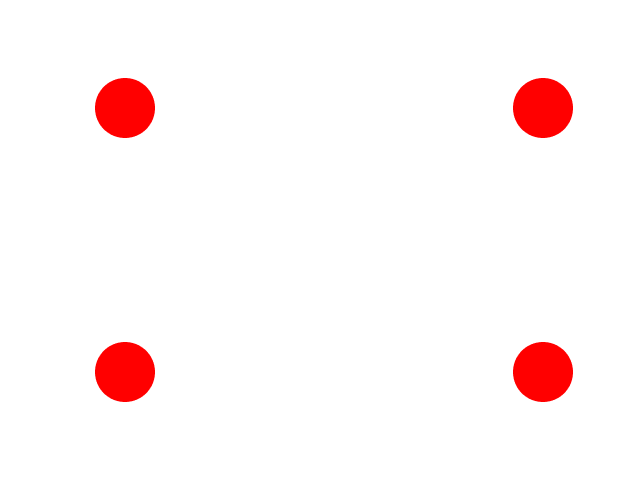
#> input picture test2.png, 640 x 480 px
$ python findpoints.py
#> lines starting #> are read from the running program, lines starting #| are printed output that depends on the picture; after the words box and inside, x2 and y2 are one past the last pixel; in counts of white or black regions, pixels touching at a corner belong together; long printed decimals are rounded
### algos.py
import sys


def dijkstra_algorithm(graph, start_node):
    unvisited_nodes = list(graph.get_nodes())

    shortest_path = {}

    previous_nodes = {}

    max_value = sys.maxsize
    for node in unvisited_nodes:
        shortest_path[node] = max_value
    shortest_path[start_node] = 0

    while unvisited_nodes:
        current_min_node = None
        for node in unvisited_nodes:
            if current_min_node == None:
                current_min_node = node
            elif shortest_path[node] < shortest_path[current_min_node]:
                current_min_node = node

        neighbors = graph.get_outgoing_edges(current_min_node)
        for neighbor in neighbors:
            tentative_value = shortest_path[current_min_node] + graph.value(current_min_node, neighbor)
            if tentative_value < shortest_path[neighbor]:
                shortest_path[neighbor] = tentative_value
                previous_nodes[neighbor] = current_min_node

        unvisited_nodes.remove(current_min_node)

    return previous_nodes, shortest_path


def result(previous_nodes, shortest_path, start_node, target_node):
    path = []
    node = target_node

    while node != start_node:
        path.append(node)
        node = previous_nodes[node]

    path.append(start_node)
    return shortest_path[target_node], path[::-1]


def bresenham_line(x0, y0, x1, y1):
    dx = abs(x1 - x0)
    dy = abs(y1 - y0)
    sx = -1 if x0 > x1 else 1
    sy = -1 if y0 > y1 else 1
    err = dx - dy
    res = []
    while True:
        res.append((x0, y0))
        if x0 == x1 and y0 == y1:
            break
        e2 = 2 * err
        if e2 > -dy:
            err -= dy
            x0 += sx
        if e2 < dx:
            err += dx
            y0 += sy
    return res

### graphclass.py
class Graph(object):
    def __init__(self, nodes, init_graph):
        self.nodes = nodes
        self.graph = self.construct_graph(nodes, init_graph)

    def construct_graph(self, nodes, init_graph):
        graph = {}
        for node in nodes:
            graph[node] = {}

        graph.update(init_graph)

        for node, edges in graph.items():
            for adjacent_node, value in edges.items():
                if graph[adjacent_node].get(node, False) == False:
                    graph[adjacent_node][node] = value

        return graph

    def get_nodes(self):
        return self.nodes

    def get_outgoing_edges(self, node):
        connections = []
        for out_node in self.nodes:
            if self.graph[node].get(out_node, False) != False:
                connections.append(out_node)
        return connections

    def value(self, node1, node2):
        return self.graph[node1][node2]

### findpoints.py
import cv2
import math
import sys
import numpy as np
from graphclass import Graph
from algos import dijkstra_algorithm
from algos import bresenham_line
from algos import result

centers = []
init_graph = {}
mask1 = [0, 35, 40]
filename = "test2.png"
cv2.namedWindow("image")
img = cv2.imread(filename)
#> img is the input picture: shape (480, 640, 3); mean B, G, R 245.6, 245.6, 255
hsv = cv2.cvtColor(img, cv2.COLOR_BGR2HSV)
#> hsv: shape (480, 640, 3); mean H, S, V 0, 9.4, 255
h_min = np.array(mask1, np.uint8)
h_max = np.array((255, 255, 255), np.uint8)
thresh = cv2.inRange(hsv, h_min, h_max)
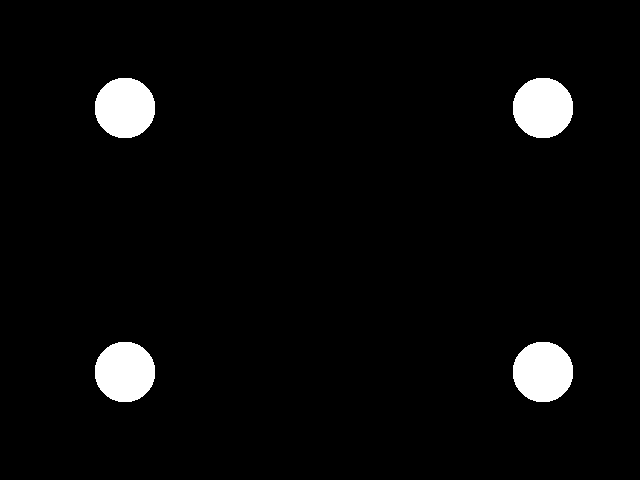
#> thresh: shape (480, 640); 3.7% white; 4 white regions
contours_1, hierarchy = cv2.findContours(thresh, cv2.RETR_TREE, cv2.CHAIN_APPROX_NONE)
#> contours_1 = 4 contours; box (x1, y1, x2, y2) and area: (513, 342, 573, 402) 2791, (95, 342, 155, 402) 2791, (513, 78, 573, 138) 2791, (95, 78, 155, 138) 2791

for i in contours_1:
    M = cv2.moments(i)
    x1 = int(M['m10'] / M['m00'])
    y1 = int(M['m01'] / M['m00'])
    centers.append([x1, y1])
#> this loop made 4 passes
#> (x1, y1) on passes 1 to 4: (542, 371), (124, 371), (542, 107), (124, 107)
#> after the loop, centers = [[542, 371], [124, 371], [542, 107], [124, 107]]

n = len(centers)
#> n = 4
nodes = [--x for x in range(0, n)]
#> nodes = [0, 1, 2, 3]

for i in range(len(centers)):
    cv2.putText(img, f"{i}", (centers[i][0] + 20, centers[i][1] - 20), cv2.FONT_HERSHEY_SIMPLEX, 2, (255, 0, 0), 1)
#> this loop made 4 passes
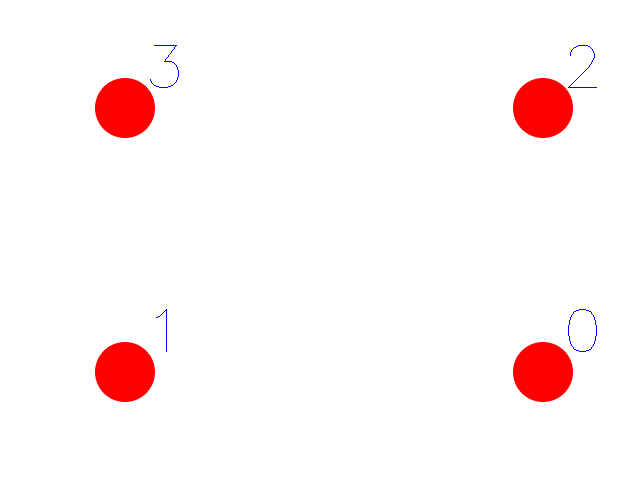
#> img: shape (480, 640, 3); 0.11% of pixels changed, all inside (x1, y1, x2, y2) = (150, 45, 597, 352)

for node in nodes:
    init_graph[node] = {}

for i in range(n):
    for j in range(i + 1, n):
        mat = bresenham_line(centers[i][0], centers[i][1], centers[j][0], centers[j][1])
        for k in mat:
            if img[k[1]][k[0]][0] == 0 and img[k[1]][k[0]][1] == 0 and img[k[1]][k[0]][2] == 0:
                break
        else:
            cv2.line(img, (centers[i][0], centers[i][1]), (centers[j][0], centers[j][1]), (0, 255, 0), 1)

            init_graph[i][j] = math.dist(centers[i], centers[j])
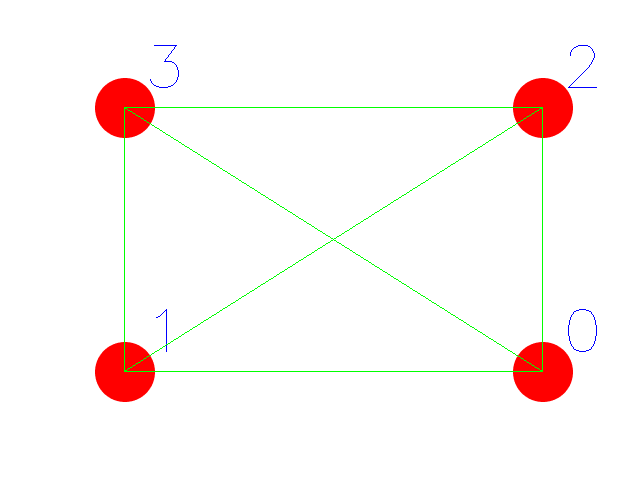
#> img: shape (480, 640, 3); 0.72% of pixels changed, all inside (x1, y1, x2, y2) = (124, 107, 543, 372)
#> after the loop, init_graph = 4 items

graph = Graph(nodes, init_graph)
#> the loop in construct_graph, `for node, edges in graph.items():` made 4 passes
#> edges on passes 1 to 4: {1: 418, 2: 264, 3: 494.4}, {2: 494.4, 3: 264, 0: 418}, {3: 418, 0: 264, 1: 494.4}, {0: 494.4, 1: 264, 2: 418}
previous_nodes, shortest_path = dijkstra_algorithm(graph=graph, start_node=0)
#> after the loop in dijkstra_algorithm, `while unvisited_nodes:`: previous_nodes = {1: 0, 2: 0, 3: 0}; shortest_path = {0: 0, 1: 418, 2: 264, 3: 494.4}; unvisited_nodes = []
#> previous_nodes = {1: 0, 2: 0, 3: 0}; shortest_path = {0: 0, 1: 418, 2: 264, 3: 494.4}

try:
    sum, path = result(previous_nodes, shortest_path, start_node=0, target_node=3)
#> the loop in result, `while node != start_node:` made 1 pass
#> node on pass 1: 0
#> after the loop in result, `while node != start_node:`: path = [3]
#> sum = 494.4; path = [0, 3]
    print(f" Минимальное расстояние: {sum / 100} м", "\n", f"Путь: {path}")
#|  Минимальное расстояние: 4.944 м
#|  Путь: [0, 3]

    for i in range(len(path) - 1):
        cv2.line(img, (centers[path[i]][0], centers[path[i]][1]), (centers[path[i + 1]][0], centers[path[i + 1]][1]),
                 (255, 0, 0), 1)
#> this loop made 1 pass
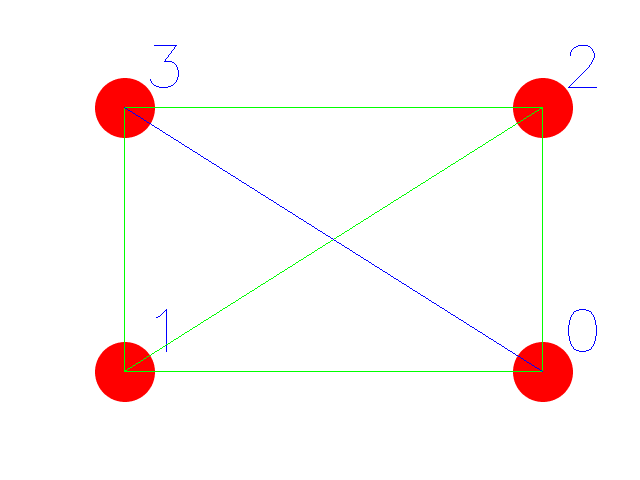
#> img: shape (480, 640, 3); 0.14% of pixels changed, all inside (x1, y1, x2, y2) = (124, 107, 543, 372)
    cv2.imwrite(f"output{filename[-5]}.png", img)
    while cv2.waitKey(1) != 27:
#> (key Esc is pressed here)
        cv2.imshow('image', img)

except KeyError:
    my_file = open(f"output{filename[-5]}", "w+")
    my_file.write("Невозможно")
    print("Невозможно")
    my_file.close()

$ run again, with test3.png copied over test2.png
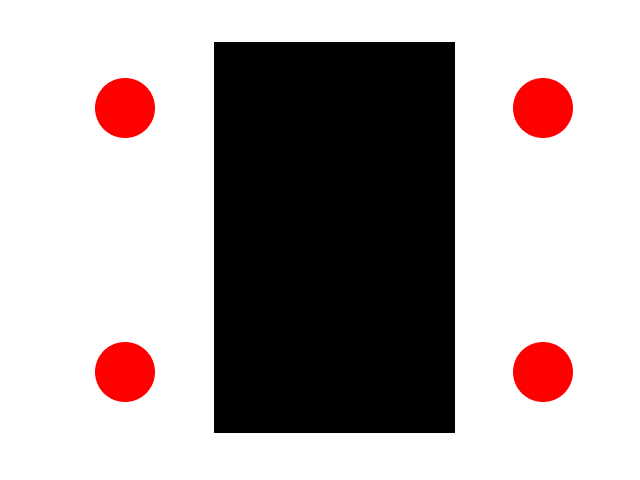
#> input picture test3.png, 640 x 480 px
#> img is the input picture: shape (480, 640, 3); mean B, G, R 167.4, 167.4, 176.8
#> hsv: shape (480, 640, 3); mean H, S, V 0, 9.4, 176.8
#> thresh: shape (480, 640); 3.7% white; 4 white regions
#> contours_1 = 4 contours; box (x1, y1, x2, y2) and area: (513, 342, 573, 402) 2791, (95, 342, 155, 402) 2791, (513, 78, 573, 138) 2791, (95, 78, 155, 138) 2791
#> the loop `for i in contours_1:` made 4 passes
#> (x1, y1) on passes 1 to 4: (542, 371), (124, 371), (542, 107), (124, 107)
#> after the loop `for i in contours_1:`: centers = [[542, 371], [124, 371], [542, 107], [124, 107]]
#> n = 4
#> the loop `for i in range(len(centers)):` made 4 passes
#> after the loop `for i in range(len(centers)):`:
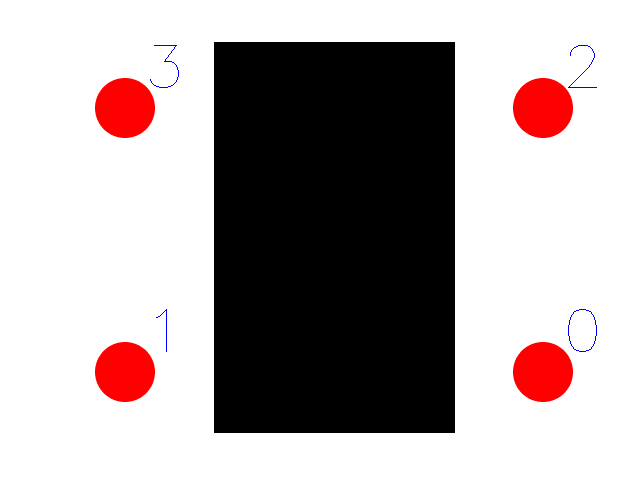
#> img: shape (480, 640, 3); 0.11% of pixels changed, all inside (x1, y1, x2, y2) = (150, 45, 597, 352)
#> after the loop `for i in range(n):`:
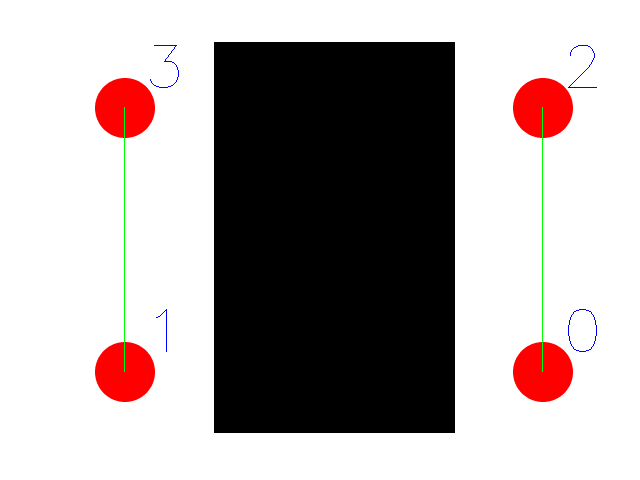
#> img: shape (480, 640, 3); 0.17% of pixels changed, all inside (x1, y1, x2, y2) = (124, 107, 543, 372)
#> after the loop `for i in range(n):`: init_graph = 4 items
#> the loop in construct_graph, `for node, edges in graph.items():` made 4 passes
#> edges on passes 1 to 4: {2: 264}, {3: 264}, {0: 264}, {1: 264}
#> after the loop in dijkstra_algorithm, `while unvisited_nodes:`: previous_nodes = {2: 0}; shortest_path = {0: 0, 1: 9223372036854775807, 2: 264, 3: 9223372036854775807}; unvisited_nodes = []
#> `previous_nodes, shortest_path = dijkstra_algorithm(graph=graph, start_..`: previous_nodes = {2: 0}
#> after the loop in result, `while node != start_node:`: path = [3]

$ run again, with test4.png copied over test2.png
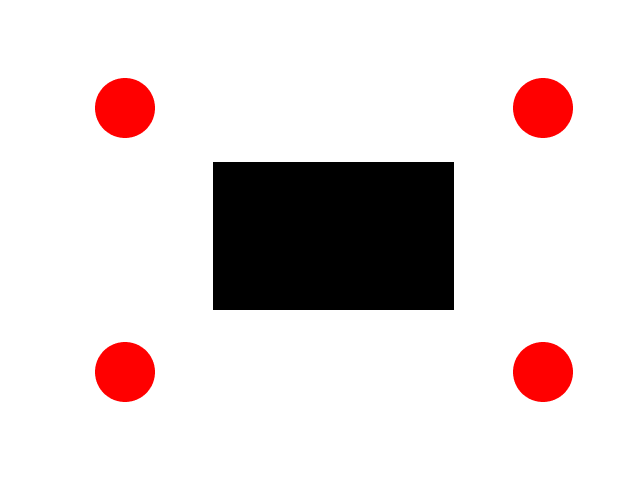
#> input picture test4.png, 640 x 480 px
#> img is the input picture: shape (480, 640, 3); mean B, G, R 216, 216, 225.4
#> hsv: shape (480, 640, 3); mean H, S, V 0, 9.4, 225.4
#> thresh: shape (480, 640); 3.7% white; 4 white regions
#> contours_1 = 4 contours; box (x1, y1, x2, y2) and area: (513, 342, 573, 402) 2791, (95, 342, 155, 402) 2791, (513, 78, 573, 138) 2791, (95, 78, 155, 138) 2791
#> the loop `for i in contours_1:` made 4 passes
#> (x1, y1) on passes 1 to 4: (542, 371), (124, 371), (542, 107), (124, 107)
#> after the loop `for i in contours_1:`: centers = [[542, 371], [124, 371], [542, 107], [124, 107]]
#> n = 4
#> the loop `for i in range(len(centers)):` made 4 passes
#> after the loop `for i in range(n):`:
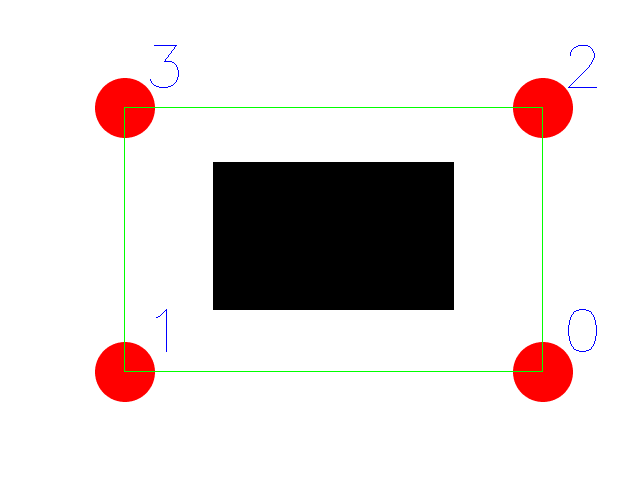
#> img: shape (480, 640, 3); mean B, G, R 215.1, 215.9, 224
#> after the loop `for i in range(n):`: init_graph = 4 items
#> the loop in construct_graph, `for node, edges in graph.items():` made 4 passes
#> edges on passes 1 to 4: {1: 418, 2: 264}, {3: 264, 0: 418}, {3: 418, 0: 264}, {1: 264, 2: 418}
#> after the loop in dijkstra_algorithm, `while unvisited_nodes:`: previous_nodes = {1: 0, 2: 0, 3: 2}; shortest_path = {0: 0, 1: 418, 2: 264, 3: 682}; unvisited_nodes = []
#> `previous_nodes, shortest_path = dijkstra_algorithm(graph=graph, start_..`: previous_nodes = {1: 0, 2: 0, 3: 2}; shortest_path = {0: 0, 1: 418, 2: 264, 3: 682}
#> the loop in result, `while node != start_node:` made 2 passes
#> node on passes 1 to 2: 2, 0
#> after the loop in result, `while node != start_node:`: path = [3, 2]
#> `sum, path = result(previous_nodes, shortest_path, start_node=0, target..`: sum = 682; path = [0, 2, 3]
#|  Минимальное расстояние: 6.82 м
#|  Путь: [0, 2, 3]
#> the loop `for i in range(len(path) - 1):` made 2 passes
#> after the loop `for i in range(len(path) - 1):`:
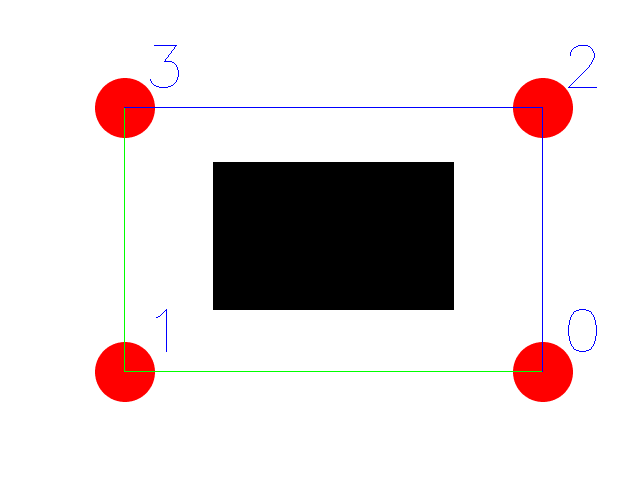
#> img: shape (480, 640, 3); 0.22% of pixels changed, all inside (x1, y1, x2, y2) = (124, 107, 543, 372)
